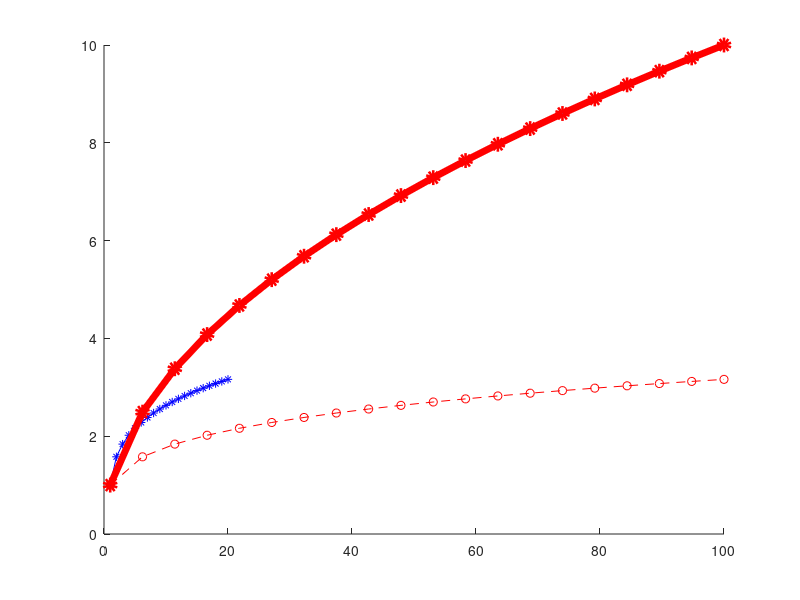

The MATLAB source for this figure:
x  = linspace(1,100,20);
y = sqrt(x);
z = sqrt(y);
%%
% hold on to retain previous graph 
hold on;
% also we can use hold off to default it

%%
% in plot function vector must be of same length
plot(x,y);

%%
% we can also specify red (r) dashed (--) line with a circle (o) as a marker.
% line specification
plot(x,z,'r--o');

%%
 plot(z,'b-*');
% uses the vector values as the y-axis data and sets the x-axis data to range from 1 to n
% use close all command to close any figure
% we cannot plot matrix 

%% 
% you can also define extra properties like LineWidth
plot(x,y,'ro-','LineWidth',5)